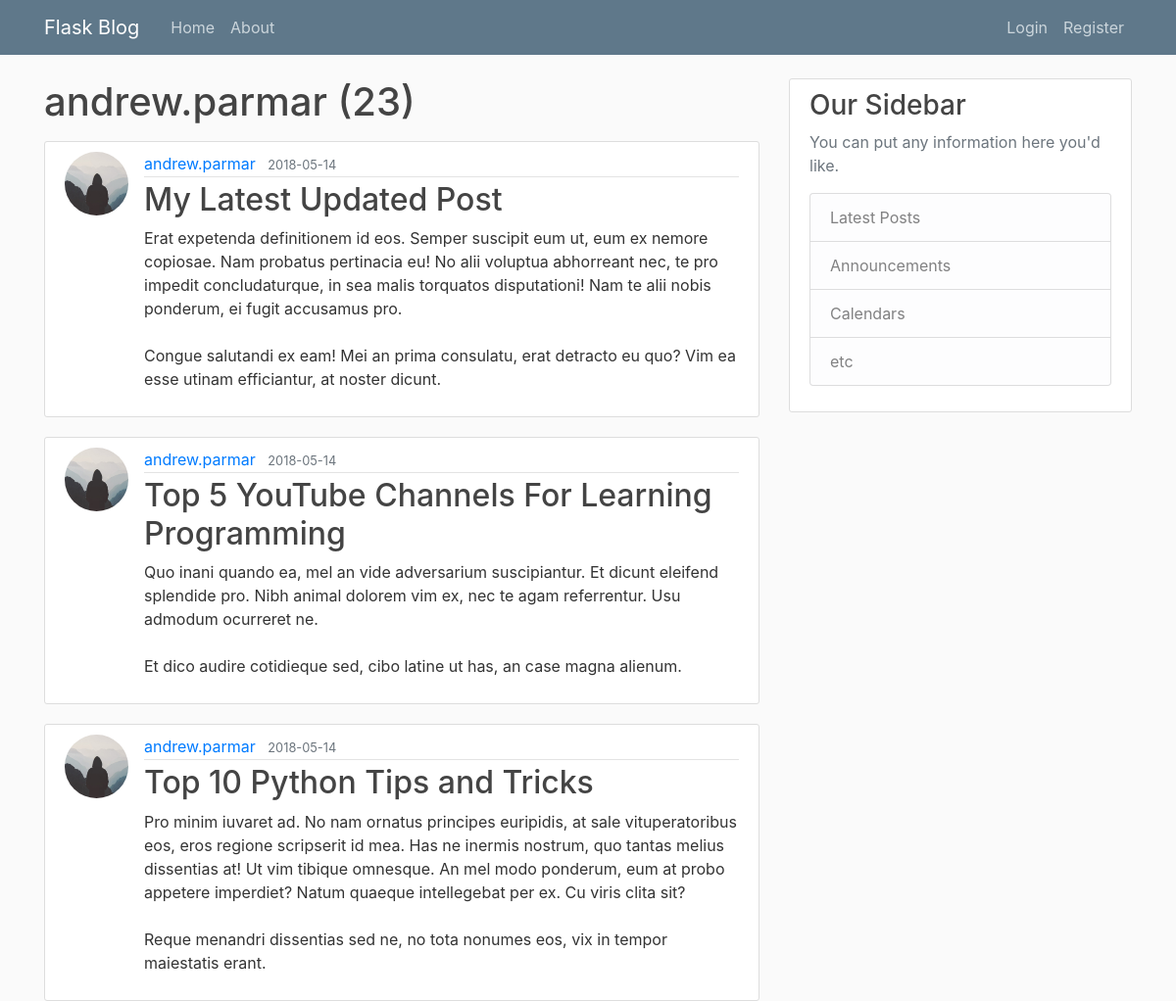
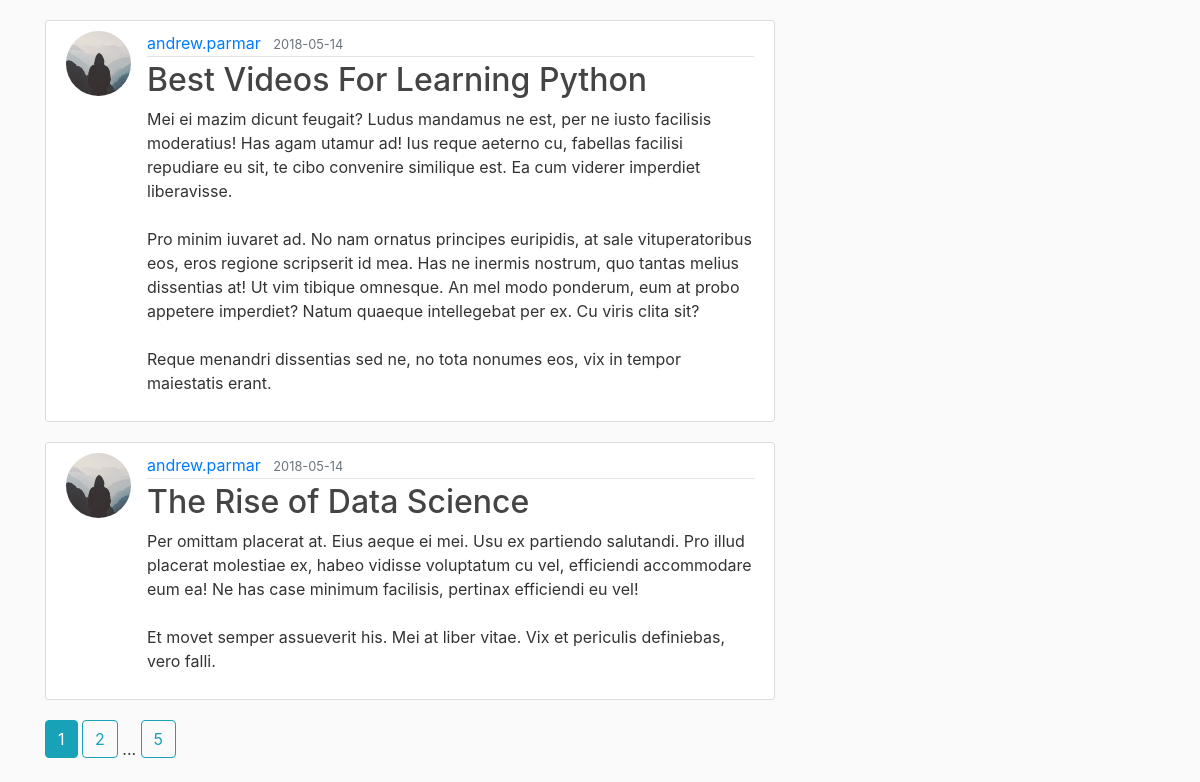
/user/andrew.parmar, run on the app's committed database (2 pictures, top to bottom).
### flaskblog/models.py (models this page shows, shortened)
class User(db.Model, UserMixin):
	id = db.Column(db.Integer, primary_key=True)
	username = db.Column(db.String(20), unique=True, nullable=False)
	email = db.Column(db.String(120), unique=True, nullable=False)
	image_file = db.Column(db.String(20), nullable=False, default='default.jpg')
	password = db.Column(db.String(60), nullable=False)
	posts = db.relationship('Post', backref='author', lazy=True)

class Post(db.Model):
	id = db.Column(db.Integer, primary_key=True)
	title = db.Column(db.String(100), nullable=False)
	date_posted = db.Column(db.DateTime, nullable=False, default=datetime.utcnow)
	content = db.Column(db.Text, nullable=False)
	user_id = db.Column(db.Integer, db.ForeignKey('user.id'), nullable=False)

### flaskblog/routes.py (the view)
@app.route('/user/<string:username>')
def user_post(username):
	page = request.args.get('page', 1, type=int)
	user = User.query.filter_by(username=username).first_or_404()
	posts = Post.query.filter_by(author=user)\
			.order_by(Post.date_posted.desc())\
			.paginate(page=page, per_page=5)
	return render_template('user_posts.html', posts=posts, user=user)

### flaskblog/templates/user_posts.html
{% extends "layout.html" %}
{% block content %}
	<h1 class="mb-3">{{ user.username }} ({{ posts.total }})</h1>
	{% for post in posts.items %}
		<article class="media content-section">
		  <img class="rounded-circle article-img" src="{{ url_for('static', filename='profile_pics/{}'.format(post.author.image_file)) }}">
		  <div class="media-body">
		    <div class="article-metadata">
		      <a class="mr-2" href="{{ url_for('user_post', username=post.author.username) }}">{{ post.author.username }}</a>
		      <small class="text-muted">{{ post.date_posted.strftime('%Y-%m-%d') }}</small>
		    </div>
		    <h2><a class="article-title" href="{{ url_for('post', post_id=post.id) }}">{{ post.title }}</a></h2>
		    <p class="article-content">{{ post.content }}</p>
		  </div>
		</article>
	{% endfor %}
	{% for page_num in posts.iter_pages(left_edge=1, right_edge=1, left_current=1, right_current=2) %}
		{% if page_num %}
			{% if posts.page == page_num %}
				<a class="btn btn-info mb-4" href="{{ url_for('user_post', username=user.username, page=page_num) }}">{{ page_num }}</a>
			{% else %}
				<a class="btn btn-outline-info mb-4" href="{{ url_for('user_post', username=user.username,  page=page_num) }}">{{ page_num }}</a>
			{% endif %}
		{% else %}
			...
		{% endif %}
	{% endfor %}
{% endblock content %}

### flaskblog/templates/layout.html (shortened to what this page needs)
<!DOCTYPE html>
<html>
<head>
    <link rel="stylesheet" href="https://stackpath.bootstrapcdn.com/bootstrap/4.1.1/css/bootstrap.min.css">
    <link rel="stylesheet" type="text/css" href="{{ url_for('static', filename='main.css') }}">
</head>
<body>
	<header class="site-header">
	  <nav class="navbar navbar-expand-md navbar-dark bg-steel fixed-top">
	    <div class="container">
	      <a class="navbar-brand mr-4" href="/">Flask Blog</a>
	      <div class="collapse navbar-collapse" id="navbarToggle">
	        <div class="navbar-nav mr-auto">
	          <a class="nav-item nav-link" href="{{ url_for('home') }}">Home</a>
	          <a class="nav-item nav-link" href="{{ url_for('about') }}">About</a>
	        </div>
	        <div class="navbar-nav">
	          {% if current_user.is_authenticated %}
	          	  <a class="nav-item nav-link" href="{{ url_for('new_post') }}">New Post</a>
	              <a class="nav-item nav-link" href="{{ url_for('account') }}">Account</a>
	          	  <a class="nav-item nav-link" href="{{ url_for('logout') }}">Logout</a>
	          {% else %}
		          <a class="nav-item nav-link" href="{{ url_for('login') }}">Login</a>
		          <a class="nav-item nav-link" href="{{ url_for('registration') }}">Register</a>
		      {% endif %}
	        </div>
	      </div>
	    </div>
	  </nav>
	</header>
	<main role="main" class="container">
	  <div class="row">
	    <div class="col-md-8">
	    	{% block content %}{% endblock %}
	    </div>
	    <div class="col-md-4">
	      <div class="content-section">
	        <h3>Our Sidebar</h3>
	        <p class='text-muted'>You can put any information here you'd like.
	          <ul class="list-group">
	            <li class="list-group-item list-group-item-light">Latest Posts</li>
	            <li class="list-group-item list-group-item-light">Announcements</li>
	            <li class="list-group-item list-group-item-light">Calendars</li>
	            <li class="list-group-item list-group-item-light">etc</li>
	          </ul>
	        </p>
	      </div>
	    </div>
	  </div>
	</main>
</body>
</html>

### flaskblog/static/main.css (style rules this page uses)
body { background: #fafafa; color: #333333; margin-top: 5rem; }
h1, h2, h3, h4, h5, h6 { color: #444444; }
.bg-steel { background-color: #5f788a; }
.site-header .navbar-nav .nav-link { color: #cbd5db; }
.content-section { background: #ffffff; padding: 10px 20px; border: 1px solid #dddddd; border-radius: 3px; margin-bottom: 20px; }
.article-title { color: #444444; }
.article-content { white-space: pre-line; }
.article-img { height: 65px; width: 65px; margin-right: 16px; }
.article-metadata { padding-bottom: 1px; margin-bottom: 4px; border-bottom: 1px solid #e3e3e3 }

### data on the page
User: username "andrew.parmar"
Post: image_file (placeholder picture), author.username "andrew.parmar", date_posted "2018-05-14", title "My Latest Updated Post", content "Erat expetenda definitionem id eos. Semper suscipit eum ut, eum ex nemore copiosae. Nam probatus pertinacia eu! No alii voluptua abhorreant nec, te pro impedit concludaturque, in sea malis torquatos disputationi! Nam te alii nobis ponderum, ei fugit accusamus pro. Congue salutandi ex eam! Mei an prima consulatu, erat detracto eu quo? Vim ea esse utinam efficiantur, at noster dicunt."
Post: image_file (placeholder picture), author.username "andrew.parmar", date_posted "2018-05-14", title "Top 5 YouTube Channels For Learning Programming", content "Quo inani quando ea, mel an vide adversarium suscipiantur. Et dicunt eleifend splendide pro. Nibh animal dolorem vim ex, nec te agam referrentur. Usu admodum ocurreret ne. Et dico audire cotidieque sed, cibo latine ut has, an case magna alienum."
Post: image_file (placeholder picture), author.username "andrew.parmar", date_posted "2018-05-14", title "Top 10 Python Tips and Tricks", content "Pro minim iuvaret ad. No nam ornatus principes euripidis, at sale vituperatoribus eos, eros regione scripserit id mea. Has ne inermis nostrum, quo tantas melius dissentias at! Ut vim tibique omnesque. An mel modo ponderum, eum at probo appetere imperdiet? Natum quaeque intellegebat per ex. Cu viris clita sit? Reque menandri dissentias sed ne, no tota nonumes eos, vix in tempor maiestatis erant."
Post: image_file (placeholder picture), author.username "andrew.parmar", date_posted "2018-05-14", title "Best Videos For Learning Python", content "Mei ei mazim dicunt feugait? Ludus mandamus ne est, per ne iusto facilisis moderatius! Has agam utamur ad! Ius reque aeterno cu, fabellas facilisi repudiare eu sit, te cibo convenire similique est. Ea cum viderer imperdiet liberavisse. Pro minim iuvaret ad. No nam ornatus principes euripidis, at sale vituperatoribus eos, eros regione scripserit id mea. Has ne inermis nostrum, quo tantas melius dissentias at! Ut vim tibique omnesque. An mel modo ponderum, eum at probo appetere imperdiet? Natum quaeque intellegebat per ex. Cu viris clita sit? Reque menandri dissentias sed ne, no tota nonumes eos, vix in tempor maiestatis erant."
Post: image_file (placeholder picture), author.username "andrew.parmar", date_posted "2018-05-14", title "The Rise of Data Science", content "Per omittam placerat at. Eius aeque ei mei. Usu ex partiendo salutandi. Pro illud placerat molestiae ex, habeo vidisse voluptatum cu vel, efficiendi accommodare eum ea! Ne has case minimum facilisis, pertinax efficiendi eu vel! Et movet semper assueverit his. Mei at liber vitae. Vix et periculis definiebas, vero falli."

### other printed values
{{ posts.total }} "23"
{{ page_num }} "1"
{{ page_num }} "2" "5"
